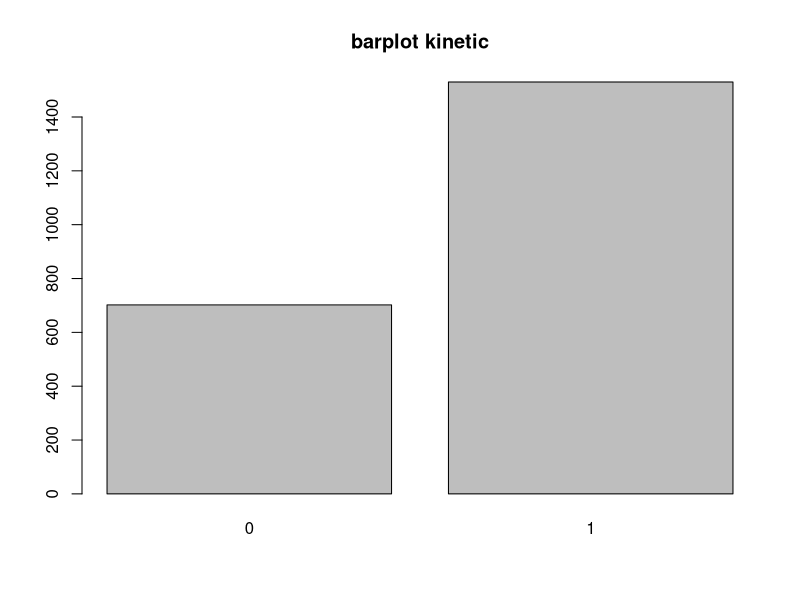
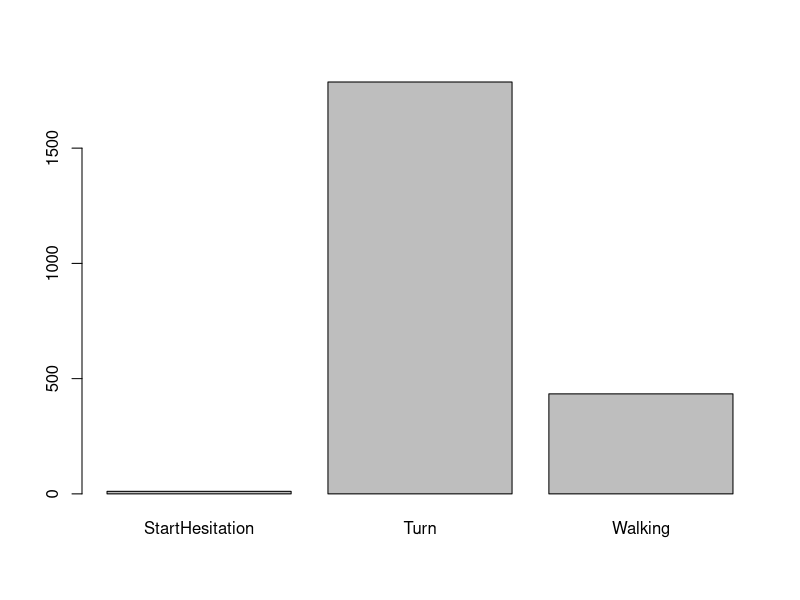
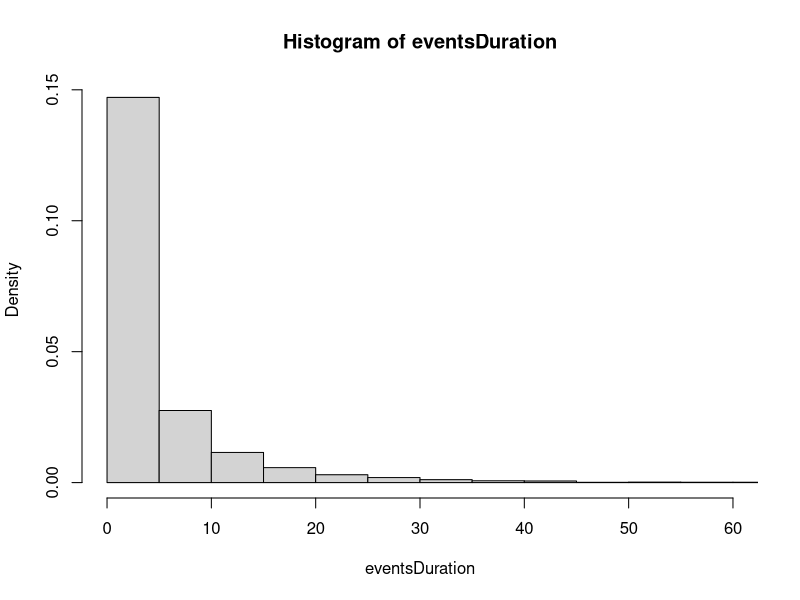
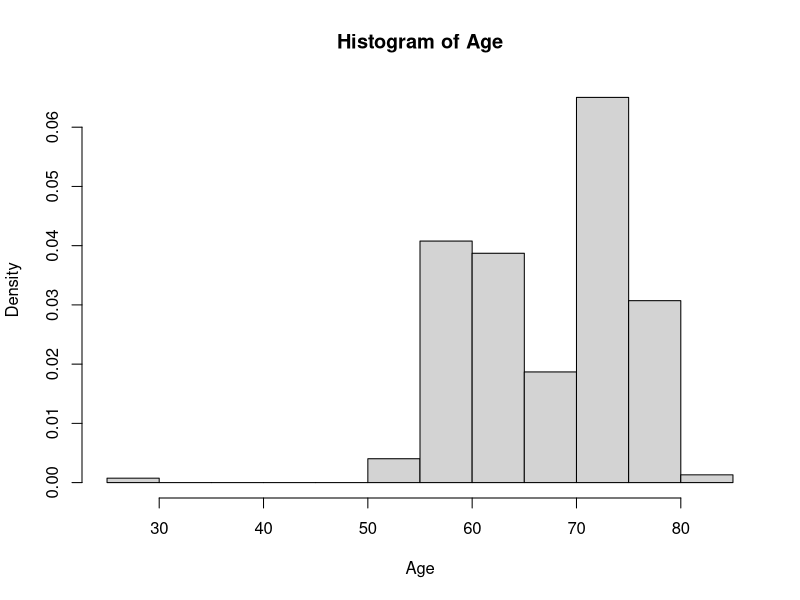
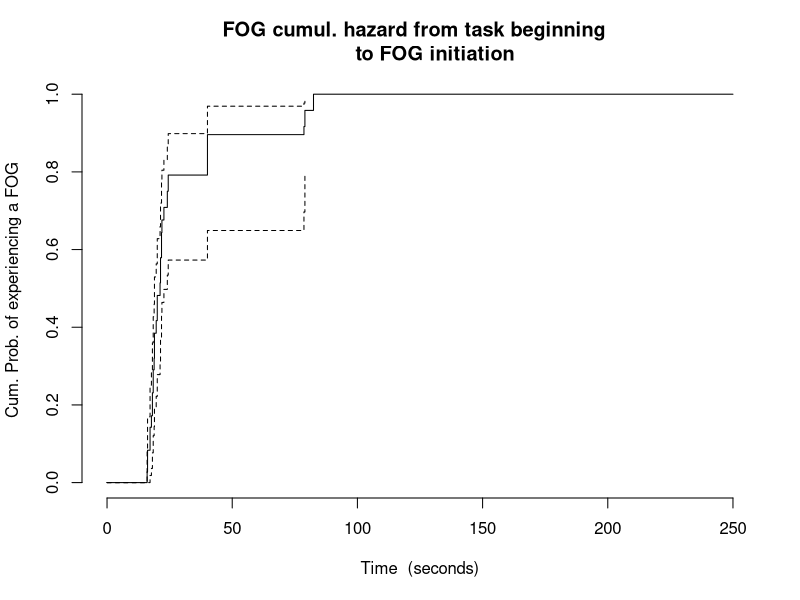
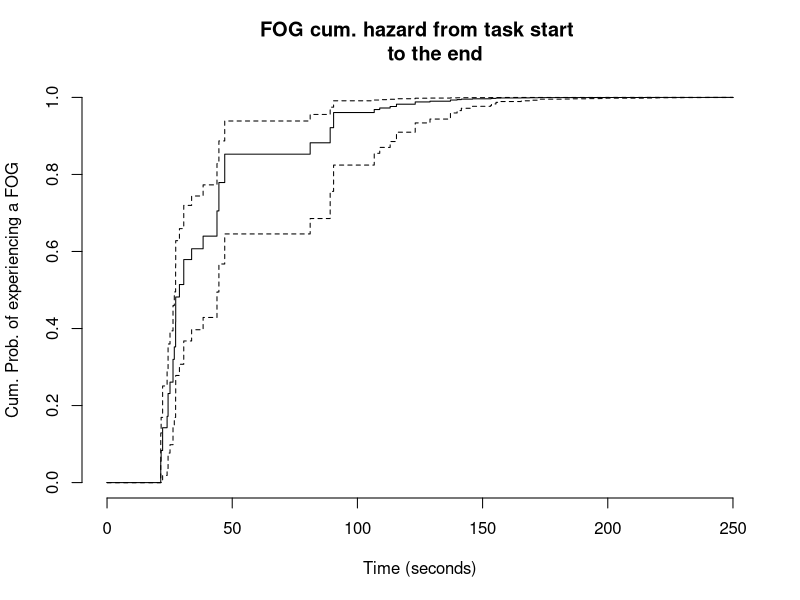

The R source for these figures, in order:
## ---- chunk 1
knitr::opts_chunk$set(echo = FALSE)
## ---- chunk 2
rm(list=ls())
## ---- chunk 3
library(tidyverse)
library(skimr)
library(survival)
library(broom)
## ---- chunk 4
# load data from kaggle 
# from CLI kaggle competitions download -c tlvmc-parkinsons-freezing-gait-prediction 
events <- read_csv("events.csv")
subjects <- read_csv("subjects.csv")
tasks <- read_csv("tasks.csv")
#daily_meta <- read_csv("daily_metadata.csv")
defog_meta <- read_csv("defog_metadata.csv")
#tdcsfog_meta <- read_csv("tdcsfog_metadata.csv")
## ---- chunk 5
subjects$Visit=NULL 
## ---- chunk 6
  fog <- inner_join(events,tasks,by="Id") %>% 
  inner_join(defog_meta,by ="Id")  %>% 
  inner_join(subjects,by = "Subject") 
  #inner_join(tdcsfog_meta) 
  #inner_join(daily_meta)
rm(events,tasks,defog_meta,subjects)
## ---- chunk 7
fog <- fog %>% filter(Begin > 0 & End > 0, End >= Completion,Begin < Init ) 

attach(fog)
# events duration
fog["eventsDuration"] <- Completion - Init


# task duration
fog["tasksDuration"] <- End - Begin

# attach fog 
detach(fog)
attach(fog)

## ---- chunk 8
round(mean(is.na(Kinetic)),2)
## ---- chunk 9
fog <- fog %>% 
    filter(!is.na(Kinetic))
cat("\n new table dimension\n")
dim(fog)
## ---- chunk 10
head(fog,3)
## ---- chunk 11
fog_grouped <- fog %>%
            group_by(Subject) 
fog_num <- fog %>% group_by(Subject) %>% 
 summarise_if(.funs = "mean",
              .predicate = is.numeric
              )
## ---- chunk 12
dim(fog_grouped)
## ---- chunk 13
dim(fog_num)
## ---- chunk 14
barplot(table(Kinetic), main = "barplot kinetic")
## ---- chunk 15
proportion_kinetic <- prop.table(table(Kinetic)) %>% round(2)
## ---- chunk 16
#How many type of kinetic are observed ?  
 barplot(table(Type))
## ---- chunk 17
prop.table(table(Type)) %>% round(2)

#The most frequent events is Turn. (`r 100*prop.table(table(Type))[2] %>% round(2)`% of the observed events). 
## ---- chunk 18
hist(eventsDuration,freq = F,breaks = 50, xlim = c(0,60))
#abline(v = mean(eventsDuration), col ="red")
#abline(v = median(eventsDuration), col ="blue")
## ---- chunk 19
summary(eventsDuration)
## ---- chunk 20
cat("events mean duration :",  mean(eventsDuration),"s \n")
cat("tasks mean duration :", mean(tasksDuration),"s \n")
#cat("mean time to events duration :", mean(Time),"s \n")
## ---- chunk 21
# age
hist(Age,breaks = 15,freq = F)
## ---- chunk 22
summary(Age)
## ---- chunk 23
(sex_prop_table <- prop.table(table(Sex)) %>% round(2))
## ---- chunk 24
unique(Task)
## ---- chunk 25
length(unique(Visit))
## ---- chunk 26
round(prop.table(table(Visit)),2)
## ---- chunk 27
100*round(prop.table(table(Medication)),4)
## ---- chunk 28

## ---- chunk 29
#par(mfrow = c(1,2))
#fit task duration 
fit_tti <- survfit(Surv(Begin,Init, Kinetic) ~ 1, data = fog)

# fit from begin to end
fit_tte <- survfit(Surv(Begin,End, Kinetic) ~ 1, data = fog)

## ---- chunk 30
plot(fit_tti,fun ="F",
     xlim = c(0,250),
      xlab = "Time  (seconds)",
     ylab = "Cum. Prob. of experiencing a FOG",
     main = "FOG cumul. hazard from task beginning  
     to FOG initiation",
     frame = F)
## ---- chunk 31
fit_tti
## ---- chunk 32
# plot fit2
plot(fit_tte,
     fun ="F",
     xlim =c(0,250),
      xlab = "Time (seconds)",
     ylab = "Cum. Prob. of experiencing a FOG", 
     main ="FOG cum. hazard from task start 
     to the end",
     frame = F)
## ---- chunk 33
fit_tte
## ---- chunk 34
# fit
fit_sex <- coxph(Surv(Begin,End, Kinetic) ~ factor(Sex), data = fog)

# summary fit 
p <- round(tidy(fit_sex)$p.value,2)
## ---- chunk 35
fit_Med <- coxph(Surv(Begin,End, Kinetic) ~ factor(Medication), data = fog)

# summary fit_medication
p <- round(tidy(fit_Med)$p.value,2)
## ---- chunk 36
fit_task <- coxph(Surv(Begin,End, Kinetic) ~ factor(Task), data = fog)

# summary type 
p <- round(tidy(fit_task)$p.value,2)

## ---- chunk 37
fit_type <- coxph(Surv(Begin,End, Kinetic) ~ Task, data = fog)

# summary fit_type
tidy(fit_type)
## ---- chunk 38
fit_visit <- coxph(Surv(Begin,End, Kinetic) ~ factor(Visit), data = fog)

# summary fit_type
p <- round(tidy(fit_visit)$p.value,2)
